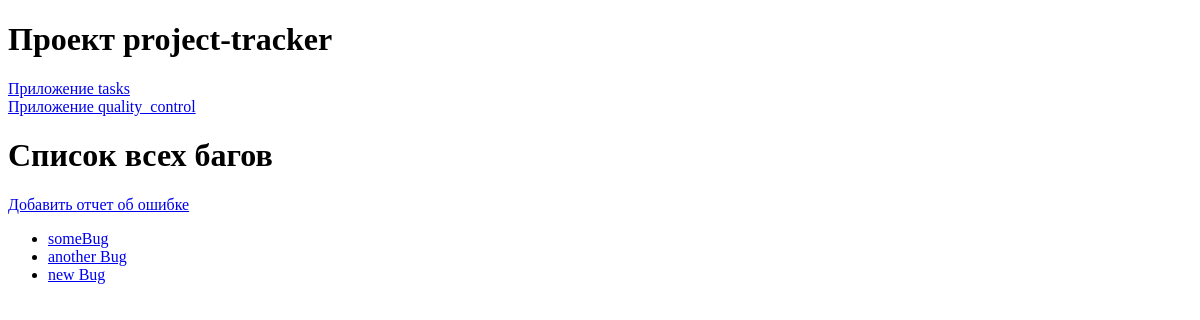
The app's page /quality_control/bugs/, older data.
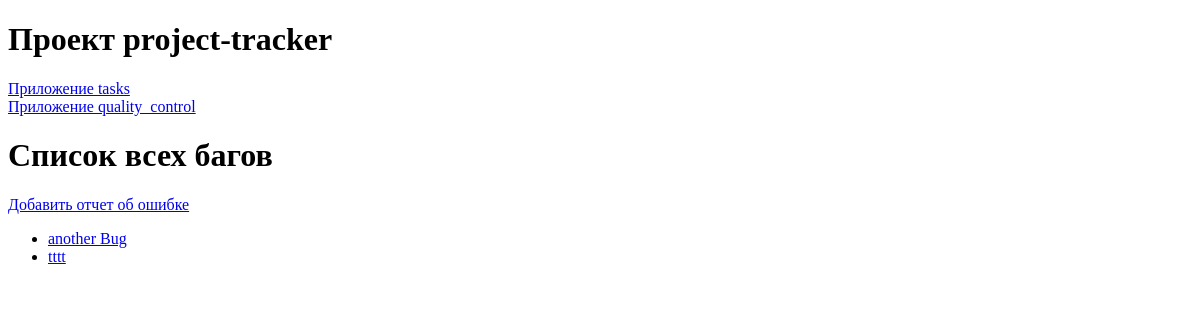
The same page, newer data.
### quality_control/models.py (models this page shows)
class BugReport(models.Model):
    STATUS_CHOICES = [
        ('New', 'Новая'),
        ('In_progress', 'В работе'),
        ('Completed', 'Завершена'),
    ]
    PRIORITY_CHOICES = [
        (0, 'Not important'),
        (1, 'Very low'),
        (2, 'Low'),
        (3, 'Normal'),
        (4, 'High'),
        (5, 'Very High'),
    ]
    title = models.CharField(max_length=100)
    description = models.TextField()
    project = models.ForeignKey(
        Project,
        on_delete=models.CASCADE
    )
    task = models.ForeignKey(
        Task,
        on_delete=models.SET_NULL,
        null=True,
        blank=True
    )
    status = models.CharField(
        max_length=50,
        choices=STATUS_CHOICES,
        default='New',
    )
    priority = models.IntegerField(
        choices=PRIORITY_CHOICES,
        default=0,
    )
    created_at = models.DateTimeField(auto_now_add=True)
    updated_at = models.DateTimeField(auto_now=True)

### quality_control/views.py (the view)
# urls.py: path('bugs/', views.BugReportListView.as_view(), name='bugs_list'),
class BugReportListView(ListView):
    model = BugReport
    context_object_name='bugs_list'
    template_name = 'quality_control/bugs_list.html'

### quality_control/templates/quality_control/bugs_list.html
{% extends 'base/base.html' %}
{% block content %}
    <h1>Список всех багов</h1>
    <p><a href="{% url 'quality_control:bug_report' %}">Добавить отчет об ошибке</a></p>
    <ul>
        {% for bug in bugs_list %}
            <li><a href="{% url 'quality_control:bug_detail' bug.id %}">{{ bug.title }}</a></li>
        {% endfor %}
    </ul>
{% endblock %}

Row changes from the older to the newer data that the page shows:
removed BugReport: title "someBug"
removed BugReport: title "new Bug"
added BugReport: title "tttt"
